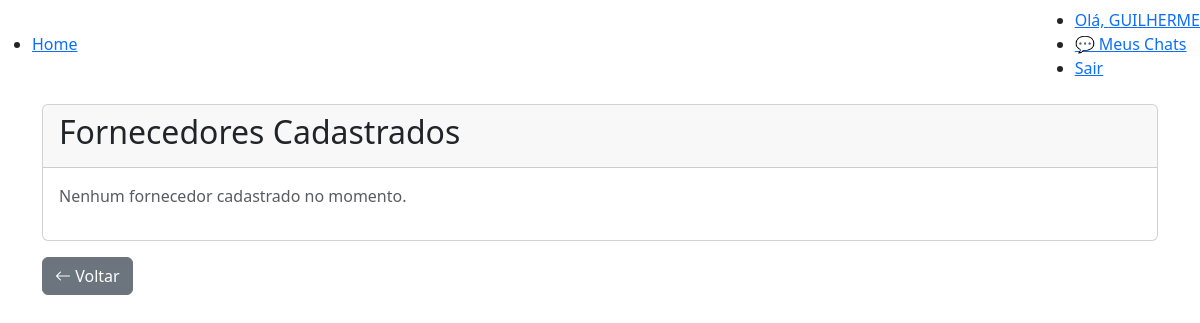
The app's page /fornecedores/ (signed in), older data.
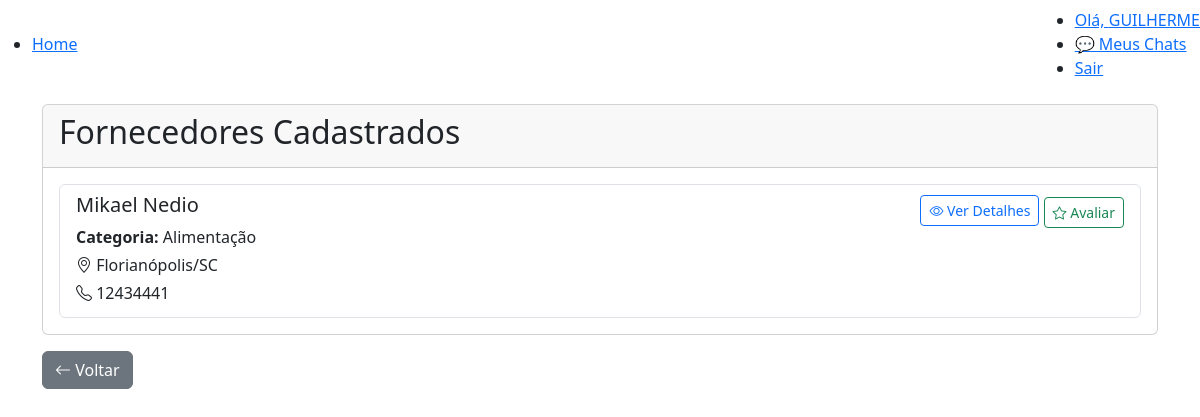
The same page, newer data.
### usuarios/models.py (models this page shows, shortened)
class Fornecedor(models.Model):
    CATEGORIA_CHOICES = [
        ('alimentacao', 'Alimentação'),
        ('decoracao', 'Decoração'),
        ('logistica', 'Logística'),
        ('musica', 'Música e Entretenimento'),
        ('fotografia', 'Fotografia e Vídeo'),
        ('locacao', 'Locação de Equipamentos'),
        ('seguranca', 'Segurança'),
        ('outros', 'Outros'),
    ]
    user = models.OneToOneField(User, on_delete=models.CASCADE)
    cep = models.CharField(max_length=9, help_text="CEP no formato 00000-000", default='N/D')
    estado = models.CharField(max_length=2, default='N/D')
    cidade = models.CharField(max_length=100, default='N/D')
    bairro = models.CharField(max_length=100, default='N/D')
    logradouro = models.CharField(max_length=200, default='N/D')
    numero = models.CharField(max_length=10, default='N/D')
    complemento = models.CharField(max_length=100, blank=True, null=True)
    telefone = models.CharField(max_length=20, default='N/D')
    categoria = models.CharField(max_length=20, choices=CATEGORIA_CHOICES, default='outros')
    latitude = models.DecimalField(max_digits=9, decimal_places=6, null=True, blank=True)
    longitude = models.DecimalField(max_digits=9, decimal_places=6, null=True, blank=True)
    raio_cobertura = models.PositiveIntegerField(
        default=50,
        help_text="Raio de cobertura em quilômetros (0 = sem limite)"
    )

### eventos/views.py (the view)
# urls.py: path('fornecedores/', views.todos_fornecedores, name='todos_fornecedores'),
@login_required
def todos_fornecedores(request):
    fornecedores = Fornecedor.objects.all().order_by('categoria', 'user__first_name')
    is_organizador = hasattr(request.user, 'organizador')
    return render(request, 'pages/todos_fornecedores.html', {
        'fornecedores': fornecedores,
        'is_organizador': is_organizador
    })

### eventos/templates/pages/todos_fornecedores.html
{% extends 'base.html' %}
{% block content %}
<div class="container">
    <div class="card">
        <div class="card-header">
            <h2>Fornecedores Cadastrados</h2>
        </div>
        <div class="card-body">
            {% if fornecedores %}
            <div class="list-group">
                {% for fornecedor in fornecedores %}
                <div class="list-group-item">
                    <div class="d-flex justify-content-between align-items-start">
                        <div>
                            <h5>{{ fornecedor.user.get_full_name }}</h5>
                            <p class="mb-1"><strong>Categoria:</strong> {{ fornecedor.get_categoria_display }}</p>
                            <p class="mb-1"><i class="bi bi-geo-alt"></i> {{ fornecedor.cidade }}/{{ fornecedor.estado }}</p>
                            <p class="mb-1"><i class="bi bi-telephone"></i> {{ fornecedor.telefone }}</p>
                        </div>
                        <div>
                            <a href="{% url 'detalhes_fornecedor' fornecedor.id %}" class="btn btn-sm btn-outline-primary">
                                <i class="bi bi-eye"></i> Ver Detalhes
                            </a>
                            {% if is_organizador %}
                            <a href="{% url 'avaliar_fornecedor' fornecedor.id %}" class="btn btn-sm btn-outline-success mt-1">
                                <i class="bi bi-star"></i> Avaliar
                            </a>
                            {% endif %}
                        </div>
                    </div>
                </div>
                {% endfor %}
            </div>
            {% else %}
            <p class="text-muted">Nenhum fornecedor cadastrado no momento.</p>
            {% endif %}
        </div>
    </div>
    <a href="{% url 'index' %}" class="btn btn-secondary mt-3">
        <i class="bi bi-arrow-left"></i> Voltar
    </a>
</div>
{% endblock %}

Row changes from the older to the newer data that the page shows:
added Fornecedor: user.get_full_name "Mikael Nedio", categoria "Alimentação", cidade "Florianópolis", estado "SC", telefone "12434441"
Text that changed along with them:
text no longer shown: "Nenhum fornecedor cadastrado no momento."
